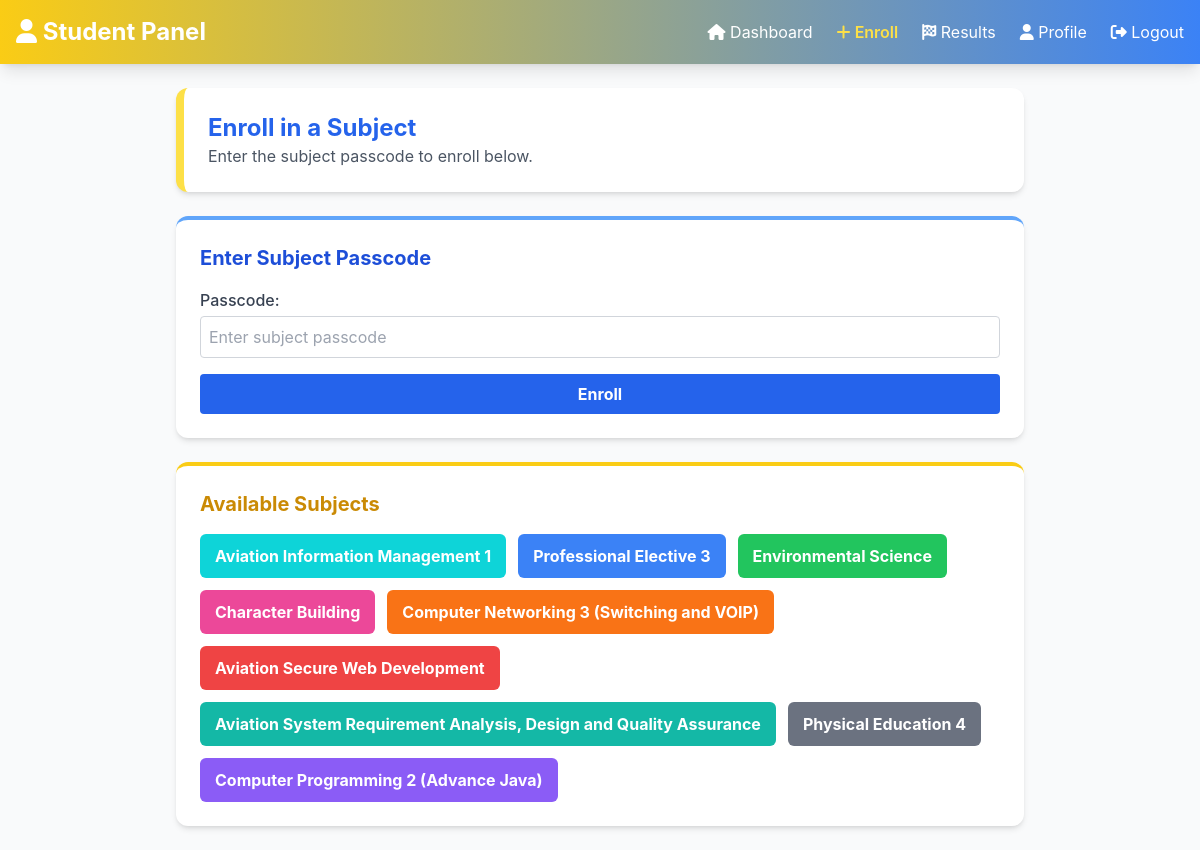
Page /pages/enroll_subject.php (signed in) on the committed database.
### tables this page shows
CREATE TABLE `subjects` (
  `id` int(11) NOT NULL,
  `name` varchar(255) NOT NULL,
  `code` varchar(50) NOT NULL,
  `teacher_id` int(11) DEFAULT NULL,
  `description` text DEFAULT NULL,
  `color` varchar(50) NOT NULL DEFAULT 'bg-gray-100'
);

### pages/enroll_subject.php (the view, shortened to what this page needs)
<?php
require_once '../includes/db_connection.php';
?>
<!DOCTYPE html>
<html lang="en">
<head>
    <script src="https://cdn.tailwindcss.com"></script>
</head>
<body>
    <nav class="flex items-center justify-between p-4 gradient-header shadow-lg">
        <div class="text-2xl font-bold"><i class="fa fa-user" aria-hidden="true"></i> Student Panel</div>
        <ul class="flex gap-6 text-white">
            <li><a href="student_dashboard.php" class="hover:text-yellow-300"><i class="fa fa-home" aria-hidden="true"></i> Dashboard</a></li>
            <li><a href="enroll_subject.php" class="text-yellow-300 font-semibold"><i class="fa fa-plus" aria-hidden="true"></i> Enroll</a></li>
            <li><a href="view_results.php" class="hover:text-yellow-300"><i class="fa fa-flag-checkered" aria-hidden="true"></i> Results</a></li>
            <li><a href="edit_student_profile.php" class="hover:text-yellow-300"><i class="fa fa-user" aria-hidden="true"></i> Profile</a></li>
            <li><a href="logout.php" class="hover:text-yellow-300"><i class="fa fa-sign-out" aria-hidden="true"></i> Logout</a></li>
        </ul>
    </nav>
    <main class="max-w-4xl mx-auto p-6">
        <div class="bg-white rounded-xl shadow-md border-l-8 border-yellow-300 p-6 mb-6">
            <h1 class="text-2xl font-bold text-blue-600">Enroll in a Subject</h1>
            <p class="text-gray-600">Enter the subject passcode to enroll below.</p>
        </div>
        <div class="bg-white p-6 rounded-xl shadow-md border-t-4 border-blue-400 mb-6">
            <h2 class="text-xl font-bold text-blue-700 mb-4">Enter Subject Passcode</h2>
            <form method="POST" class="space-y-4">
                <div>
                    <label for="passcode" class="block text-gray-700 font-medium mb-1">Passcode:</label>
                    <input type="text" name="passcode" id="passcode" class="w-full border border-gray-300 rounded p-2" required placeholder="Enter subject passcode">
                </div>
                <button type="submit" class="bg-blue-600 hover:bg-blue-500 text-white font-bold py-2 px-4 rounded w-full">Enroll</button>
            </form>
        </div>
        <div class="bg-white p-6 rounded-xl shadow-md border-t-4 border-yellow-400">
            <h2 class="text-xl font-bold text-yellow-600 mb-4">Available Subjects</h2>
            <div class="flex flex-wrap gap-3">
                <?php
                $stmt = $conn->prepare("SELECT name, color FROM subjects");
                $stmt->execute();
                $subjects = $stmt->fetchAll(PDO::FETCH_ASSOC);
                ?>
                <?php if (!empty($subjects)) { ?>
                    <?php foreach ($subjects as $subject) { ?>
                        <button class="subject-button" style="background-color: <?= htmlspecialchars($subject['color']); ?>;">
                            <?= htmlspecialchars($subject['name']); ?>
                        </button>
                    <?php } ?>
                <?php } else { ?>
                    <p class="text-gray-500">No subjects available at the moment.</p>
                <?php } ?>
            </div>
        </div>
    </main>
</body>
</html>

### pages/enroll_subject.php (style rules this page uses)
body { background-color: #f9fafb; font-family: 'Inter', sans-serif; }
.gradient-header { background: linear-gradient(to right, #facc15, #3b82f6); color: white; }
.subject-button { color: white; font-weight: bold; padding: 10px 15px; border-radius: 6px; }

### rows in the picture
subjects: name "Aviation Information Management 1"
subjects: name "Professional Elective 3"
subjects: name "Environmental Science"
subjects: name "Character Building"
subjects: name "Computer Networking 3 (Switching and VOIP)"
subjects: name "Aviation Secure Web Development"
subjects: name "Aviation System Requirement Analysis, Design and Quality Assurance"
subjects: name "Physical Education 4"
subjects: name "Computer Programming 2 (Advance Java)"
